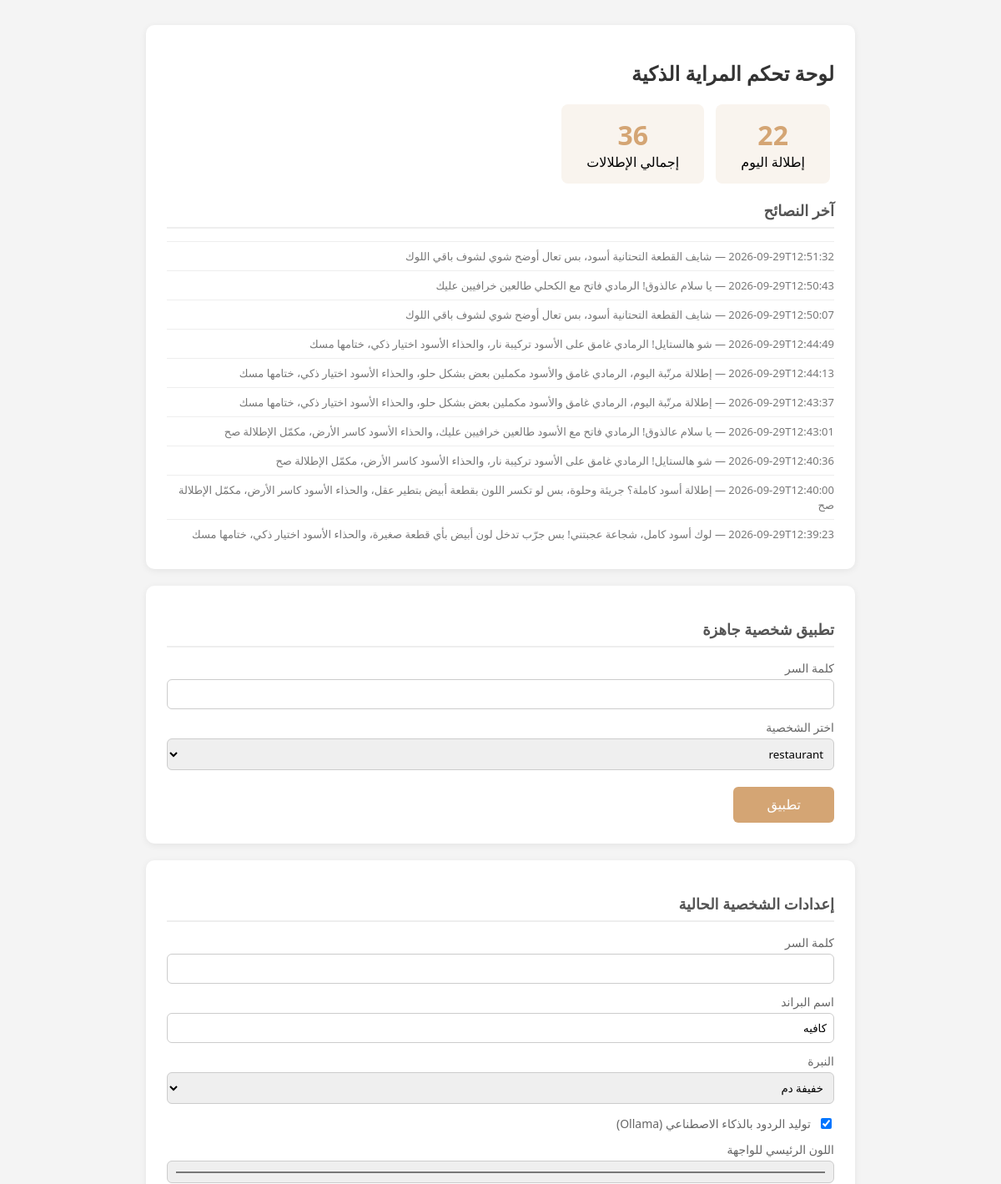
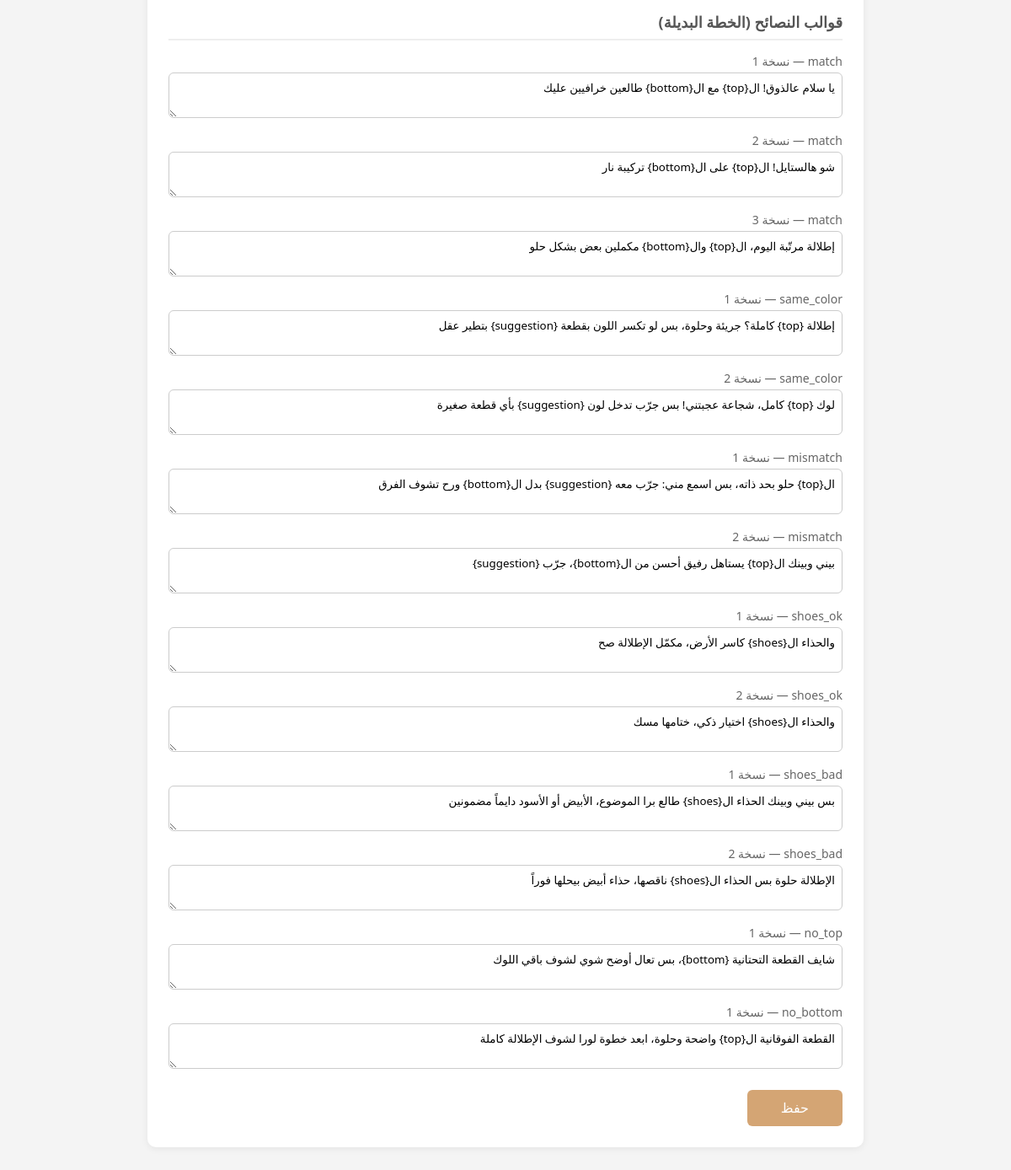
The page /admin on the database its author committed (2 pictures, top to bottom).
### tables this page shows
CREATE TABLE events (
        id INTEGER PRIMARY KEY AUTOINCREMENT,
        ts TEXT, top TEXT, bottom TEXT, shoes TEXT,
        status TEXT, advice TEXT);

### app.py (the view, shortened to what this page needs)
@app.route("/admin", methods=["GET", "POST"])
def admin():
    stats = get_stats()
    return render_template("admin.html", persona=load_persona(),
                           presets=_list_presets(), stats=stats)

### app.py (called while the page is built)
def _list_presets():
    folder = os.path.join(os.path.dirname(__file__), "personas")
    return [f[:-5] for f in os.listdir(folder) if f.endswith(".json")]

### db.py (called while the page is built)
def _conn():
    conn = sqlite3.connect(DB_PATH)
    conn.execute("""CREATE TABLE IF NOT EXISTS events (
        id INTEGER PRIMARY KEY AUTOINCREMENT,
        ts TEXT, top TEXT, bottom TEXT, shoes TEXT,
        status TEXT, advice TEXT)""")
    return conn

def get_stats():
    conn = _conn()
    total = conn.execute("SELECT COUNT(*) FROM events").fetchone()[0]
    today = conn.execute(
        "SELECT COUNT(*) FROM events WHERE ts LIKE ?",
        (datetime.now().strftime("%Y-%m-%d") + "%",)).fetchone()[0]
    recent = conn.execute(
        "SELECT ts, advice FROM events ORDER BY id DESC LIMIT 10").fetchall()
    conn.close()
    return {"total": total, "today": today, "recent": recent}

### persona.py (called while the page is built)
def load_persona():
    mtime = os.path.getmtime(PERSONA_PATH)
    if _cache["data"] is None or mtime != _cache["mtime"]:
        with open(PERSONA_PATH, encoding="utf-8") as f:
            _cache["data"] = json.load(f)
        _cache["mtime"] = mtime
    return _cache["data"]

### templates/admin.html (shortened to what this page needs)
<!DOCTYPE html>
<html lang="ar" dir="rtl">
<head>
</head>
<body>
{% if stats %}
<div class="card">
  <h1>لوحة تحكم المراية الذكية</h1>
  <div>
    <div class="stat"><b>{{ stats.today }}</b>إطلالة اليوم</div>
    <div class="stat"><b>{{ stats.total }}</b>إجمالي الإطلالات</div>
  </div>
  <h2>آخر النصائح</h2>
  {% for ts, adv in stats.recent %}
    <div class="recent">{{ ts }} — {{ adv }}</div>
  {% endfor %}
</div>
{% endif %}
<div class="card">
  <h2>تطبيق شخصية جاهزة</h2>
  <form method="post">
    <label>كلمة السر</label>
    <input type="password" name="password" required>
    <label>اختر الشخصية</label>
    <select name="preset">
      {% for p in presets %}<option value="{{ p }}">{{ p }}</option>{% endfor %}
    </select>
    <button type="submit">تطبيق</button>
  </form>
</div>
<div class="card">
  <h2>إعدادات الشخصية الحالية</h2>
  <form method="post">
    <label>كلمة السر</label>
    <input type="password" name="password" required>
    <label>اسم البراند</label>
    <input type="text" name="brand_name" value="{{ persona.brand_name }}">
    <label>النبرة</label>
    <select name="tone">
      <option value="playful" {{ "selected" if persona.tone == "playful" }}>خفيفة دم</option>
    </select>
    <div class="chk">
      <input type="checkbox" name="use_llm" id="use_llm" {{ "checked" if persona.use_llm }}>
      <label for="use_llm" style="margin:0">توليد الردود بالذكاء الاصطناعي (Ollama)</label>
    </div>
    <label>اللون الرئيسي للواجهة</label>
    <input type="color" name="accent" value="{{ persona.theme.accent }}">
    <h2>قوالب النصائح (الخطة البديلة)</h2>
    {% for key, tpls in persona.templates.items() %}
      {% if tpls is iterable and tpls is not string %}
        {% for tpl in tpls %}
          <label>{{ key }} — نسخة {{ loop.index }}</label>
          <textarea name="tpl_{{ key }}_{{ loop.index0 }}">{{ tpl }}</textarea>
        {% endfor %}
      {% else %}
        <label>{{ key }}</label>
        <textarea name="tpl_{{ key }}">{{ tpls }}</textarea>
      {% endif %}
    {% endfor %}
    <button type="submit">حفظ</button>
  </form>
</div>
</body>
</html>

### templates/admin.html (style rules this page uses)
body { font-family: "Segoe UI", Tahoma, sans-serif; background: #f4f4f4; margin: 0; padding: 30px; }
.card { background: #fff; border-radius: 10px; padding: 25px; max-width: 800px; margin: 0 auto 20px auto; box-shadow: 0 2px 8px #0001; }
h1 { color: #333; font-size: 24px; }
h2 { color: #555; font-size: 18px; border-bottom: 2px solid #eee; padding-bottom: 8px; }
label { display: block; margin-top: 12px; color: #666; font-size: 14px; }
input[type=text], input[type=password], input[type=color], select { width: 100%; padding: 8px; margin-top: 4px; border: 1px solid #ccc; border-radius: 6px; box-sizing: border-box; font-family: inherit; }
textarea { width: 100%; padding: 8px; margin-top: 4px; border: 1px solid #ccc; border-radius: 6px; box-sizing: border-box; font-family: inherit; min-height: 46px; }
button { margin-top: 20px; background: #d4a574; color: #fff; border: 0; padding: 12px 40px; border-radius: 6px; font-size: 16px; cursor: pointer; }
.stat { display: inline-block; background: #f9f4ee; border-radius: 8px; padding: 15px 30px; margin: 5px; text-align: center; }
.stat b { display: block; font-size: 32px; color: #d4a574; }
.recent { font-size: 13px; color: #777; border-top: 1px solid #eee; padding: 8px 0; }
.chk { display: flex; align-items: center; gap: 8px; margin-top: 14px; }
.chk input { width: auto; }

### rows shown on the page
events: ts "2026-09-29T12:51:32", advice "شايف القطعة التحتانية أسود، بس تعال أوضح شوي لشوف باقي اللوك"
events: ts "2026-09-29T12:50:43", advice "يا سلام عالذوق! الرمادي فاتح مع الكحلي طالعين خرافيين عليك"
events: ts "2026-09-29T12:50:07", advice "شايف القطعة التحتانية أسود، بس تعال أوضح شوي لشوف باقي اللوك"
events: ts "2026-09-29T12:44:49", advice "شو هالستايل! الرمادي غامق على الأسود تركيبة نار، والحذاء الأسود اختيار ذكي، ختامها مسك"
events: ts "2026-09-29T12:44:13", advice "إطلالة مرتّبة اليوم، الرمادي غامق والأسود مكملين بعض بشكل حلو، والحذاء الأسود اختيار ذكي، ختامها مسك"
events: ts "2026-09-29T12:43:37", advice "إطلالة مرتّبة اليوم، الرمادي غامق والأسود مكملين بعض بشكل حلو، والحذاء الأسود اختيار ذكي، ختامها مسك"
events: ts "2026-09-29T12:43:01", advice "يا سلام عالذوق! الرمادي فاتح مع الأسود طالعين خرافيين عليك، والحذاء الأسود كاسر الأرض، مكمّل الإطلالة صح"
events: ts "2026-09-29T12:40:36", advice "شو هالستايل! الرمادي غامق على الأسود تركيبة نار، والحذاء الأسود كاسر الأرض، مكمّل الإطلالة صح"
events: ts "2026-09-29T12:40:00", advice "إطلالة أسود كاملة؟ جريئة وحلوة، بس لو تكسر اللون بقطعة أبيض بتطير عقل، والحذاء الأسود كاسر الأرض، مكمّل الإطلالة صح"
events: ts "2026-09-29T12:39:23", advice "لوك أسود كامل، شجاعة عجبتني! بس جرّب تدخل لون أبيض بأي قطعة صغيرة، والحذاء الأسود اختيار ذكي، ختامها مسك"

### other values the page prints
{{ stats.today }} "22"
{{ stats.total }} "36"
{{ key }} "match" "match" "match" "shoes_ok" "shoes_ok" "no_top"
form field preset "restaurant"
